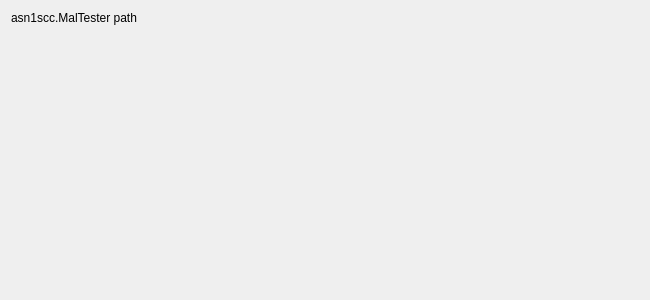
<?xml version="1.0" encoding="UTF-8"?>
<ui version="4.0">
 <author>N7 Space sp. z o. o.</author>
 <class>Asn1Acn::Internal::OptionsPages::MalTesterOptionsPage</class>
 <widget class="QWidget" name="Asn1Acn::Internal::OptionsPages::MalTesterOptionsPage">
  <property name="geometry">
   <rect>
    <x>0</x>
    <y>0</y>
    <width>650</width>
    <height>300</height>
   </rect>
  </property>
  <property name="windowTitle">
   <string/>
  </property>
  <layout class="QGridLayout" name="gridLayout">
   <item row="0" column="1" colspan="2">
    <widget class="Utils::PathChooser" name="pathChooser" native="true">
     <property name="sizePolicy">
      <sizepolicy hsizetype="MinimumExpanding" vsizetype="Preferred">
       <horstretch>0</horstretch>
       <verstretch>0</verstretch>
      </sizepolicy>
     </property>
    </widget>
   </item>
   <item row="1" column="1">
    <spacer name="verticalSpacer">
     <property name="orientation">
      <enum>Qt::Vertical</enum>
     </property>
     <property name="sizeHint" stdset="0">
      <size>
       <width>20</width>
       <height>40</height>
      </size>
     </property>
    </spacer>
   </item>
   <item row="0" column="0">
    <widget class="QLabel" name="pathLabel">
     <property name="sizePolicy">
      <sizepolicy hsizetype="Maximum" vsizetype="Preferred">
       <horstretch>0</horstretch>
       <verstretch>0</verstretch>
      </sizepolicy>
     </property>
     <property name="text">
      <string>asn1scc.MalTester path</string>
     </property>
    </widget>
   </item>
  </layout>
 </widget>
 <customwidgets>
  <customwidget>
   <class>Utils::PathChooser</class>
   <extends>QWidget</extends>
   <header>utils/pathchooser.h</header>
   <container>1</container>
  </customwidget>
 </customwidgets>
 <resources/>
 <connections/>
</ui>
